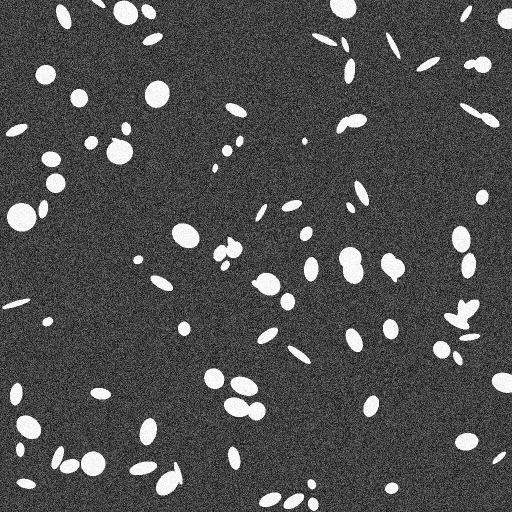
#> input picture pic/microscopic_sample_no_grid.png, 1024 x 1024 px (shown at 1/2 size)
$ python Add_Noise_Randomly_EachTime.py
#> lines starting #> are read from the running program, lines starting #| are printed output that depends on the picture; long printed decimals are rounded
import numpy as np
import matplotlib.pyplot as plt
from numpy.fft import fft2, ifft2, fftshift, ifftshift
from PIL import Image

# Simplified of test1. With fewer filter on it
def plot_field(field, title="Complex Field", cmap="viridis"):
    # Calculate amplitude and phase
    amplitude = np.abs(field)
    phase = np.angle(field)

    # Normalize phase to range [0, 2π]
    phase = (phase + 2 * np.pi) % (2 * np.pi)

    # Create a figure
    plt.figure(figsize=(12, 6))

    # Plot amplitude
    plt.subplot(1, 2, 1)
    plt.imshow(amplitude, cmap=cmap)
    plt.colorbar(label="Amplitude")
    plt.title(f"{title} - Amplitude")
    plt.axis('off')  # Turn off axis

    # Plot phase
    plt.subplot(1, 2, 2)
    plt.imshow(phase, cmap="twilight", vmin=0, vmax=2 * np.pi)
    plt.colorbar(label="Phase (radians)")
    plt.title(f"{title} - Phase")
    plt.axis('off')  # Turn off axis
    # Show plots
    plt.tight_layout()
    plt.show()


def load_and_normalize_image(filepath):
    # Load the image
#> called with filepath = '../pic/microscopic_sample_no_grid.png'
    image = Image.open(filepath).convert('L')  # Convert to grayscale
#> image is the input picture: PIL image 1024x1024 L; min 0, max 255, mean 79
    # Convert image to a NumPy array
    grayscale_data = np.array(image, dtype=np.float32)
    # Normalize the grayscale data to [0, 1]
    normalized_data = (grayscale_data - grayscale_data.min()) / (grayscale_data.max() - grayscale_data.min())
#> in plot_field, `phase = np.angle(field)`: phase: shape (1024, 1024) float32; every value is 0
    return normalized_data

def Transfer_function(W, H, distance, wavelength, area):
#> called with distance = 0.005, wavelength = 5.32e-07, area = 0.00205
    FX = W / area
    FY = H / area
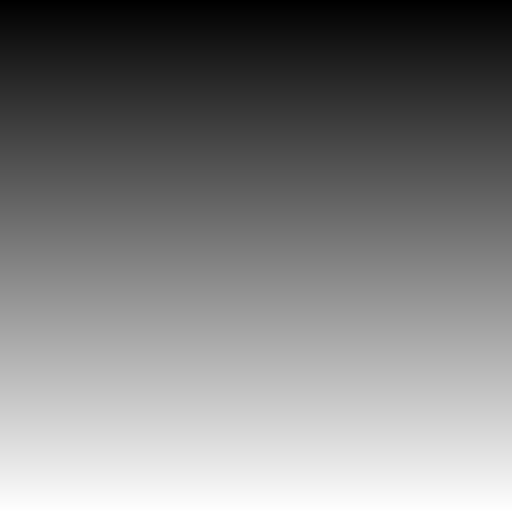
#> FY: shape (1024, 1024) float64 (shown at 1/2 size); min -250488.3, max 249023.4, mean -732.4; drawn with min black and max white
    square_root = np.sqrt(1 - (wavelength ** 2 * FX ** 2) - (wavelength ** 2 * FY ** 2))
    valid_mask = (wavelength ** 2 * FX ** 2 + wavelength ** 2 * FY ** 2) <= 1
#> valid_mask: shape (1024, 1024) bool; every value is 1
    square_root[~valid_mask] = 0
    temp = np.exp(1j * 2 * np.pi * distance / wavelength * square_root)
    # plot_FX_FY(FX, FY)
    return temp

def angular_spectrum_method(field, area, distance, W, H):
    GT = fftshift(fft2(ifftshift(field)))
    gt_prime = fftshift(ifft2(ifftshift(GT * Transfer_function(W, H, distance, 532e-9, area))))
    return gt_prime


numPixels = 1024
pixelSize = 2e-6 # unit: meter
z2 = 0.005
area = numPixels * pixelSize
# Define the sensor grid
x = np.arange(numPixels) - numPixels / 2 - 1
y = np.arange(numPixels) - numPixels / 2 - 1
W, H = np.meshgrid(x, y)


# Define the field after sample
object = load_and_normalize_image('../pic/microscopic_sample_no_grid.png')
plot_field(object)
am = np.exp(-1.6 * object)
ph0 = 3
ph = ph0 * object
field_after_object = am * np.exp(1j * ph)
plot_field(field_after_object)


# acquire hologram
hologram_field = angular_spectrum_method(field_after_object, area, z2, W, H)
hologram_amplitude = np.abs(hologram_field)
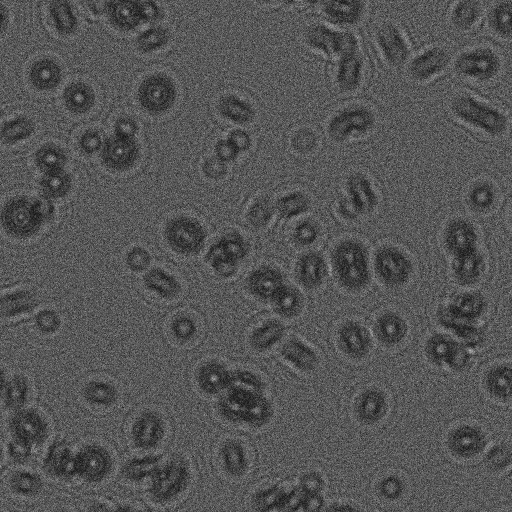
#> hologram_amplitude: shape (1024, 1024) float64 (shown at 1/2 size); min 0.00195, max 1.92, mean 0.639; drawn with min black and max white
plot_field(hologram_field)


# IPR
def IPR(Measured_amplitude, distance, k_max, convergence_threshold, area, W, H):
#> called with distance = 0.005, k_max = 1000, convergence_threshold = 1.5e-08, area = 0.00205
    update_phase = []
    last_field = None
    rms_errors = []  # Store RMS errors for plotting
    specific_iterations = {100}  # Iterations to add reduced-area support
    for k in range(k_max):
        # a) sensor plane
        if k == 0:
            phase0 = np.zeros(Measured_amplitude.shape)
            field1 = Measured_amplitude * np.exp(1j * phase0)
        else:
            field1 = Measured_amplitude * np.exp(1j * update_phase[k - 1])
            # if k < 1000:
            #     random_noise = 0.05 * (np.random.rand(*Measured_amplitude.shape) + 1j * np.random.rand(*Measured_amplitude.shape))
            #     field1 += random_noise

        # b) back-propagation and apply energy constraint
        field2 = angular_spectrum_method(field1, area, -distance, W, H)
        phase_field2 = np.angle(field2) # phase
        amp_field2 = np.abs(field2) # amplitude
        abso = -np.log(amp_field2)
        # Apply constraints
        abso[abso < 0] = 0
        phase_field2[abso < 0] = 0
        amp_field2 = np.exp(-abso)
        field22 = amp_field2 * np.exp(1j * phase_field2)
        # Reduced support
        # if k in specific_iterations:
        #     mask = (W < H) & (W > -H)
        #     field22[~mask] = 0

        # c) forward propagation and update amplitude
        field3 = angular_spectrum_method(field22, area, distance, W, H)
        amp_field3 = np.abs(field3)
        phase_field3 = np.angle(field3)
        update_phase.append(phase_field3)
        last_field = field3
        # tell if next iteration is needed
        if k > 0:
            amp_diff = amp_field3 - Measured_amplitude
            rms_error = np.sqrt(np.mean(amp_diff ** 2))
            rms_errors.append(rms_error)
            print(f"the {k} iteration, Error RMS {rms_error}")
            if rms_error < convergence_threshold:  # 小于阈值，认为已收敛
                print(f"Converged at iteration {k}")
                # field_final = Norm_amplitude * np.exp(1j * phase_field3)
                return last_field
#> this loop made 23 passes
#> rms_error on passes 2 to 13: 0.00292, 0.00154, 0.000827, 0.000448, 0.000244, 0.000134, 7.42e-05, 4.12e-05, 2.3e-05, 1.28e-05, 7.21e-06, 4.05e-06
#| the 1 iteration, Error RMS 0.002918
#| the 2 iteration, Error RMS 0.001545
#| the 3 iteration, Error RMS 0.0008274
#| the 4 iteration, Error RMS 0.0004477
#| the 5 iteration, Error RMS 0.0002443
#| the 6 iteration, Error RMS 0.0001342
#| the 7 iteration, Error RMS 7.417901279875744e-05
#| the 8 iteration, Error RMS 4.1192748500006186e-05
#> (further printed lines are left out)
#> pass 1, in IPR, `phase_field2 = np.angle(field2)`:
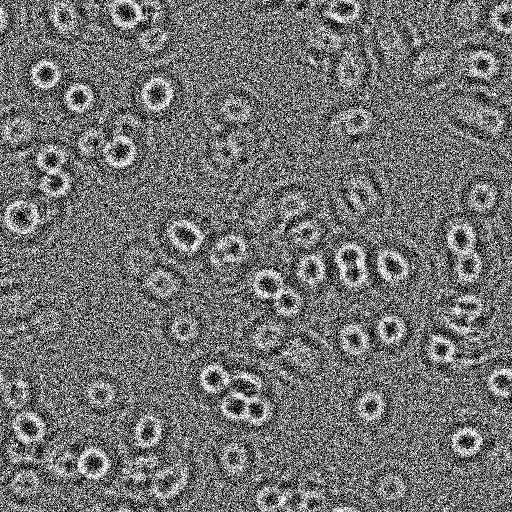
#> phase_field2: shape (1024, 1024) float64 (shown at 1/2 size); min -3.14, max 3.14, mean -0.316; drawn with min black and max white
#> pass 1, in IPR, `abso = -np.log(amp_field2)`:
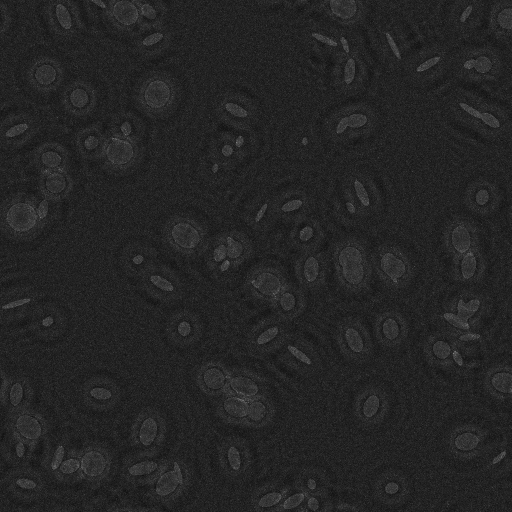
#> abso: shape (1024, 1024) float64 (shown at 1/2 size); min -0.343, max 5.1, mean 0.443; drawn with min black and max white
#> pass 1, in IPR, `amp_field2 = np.exp(-abso)`:
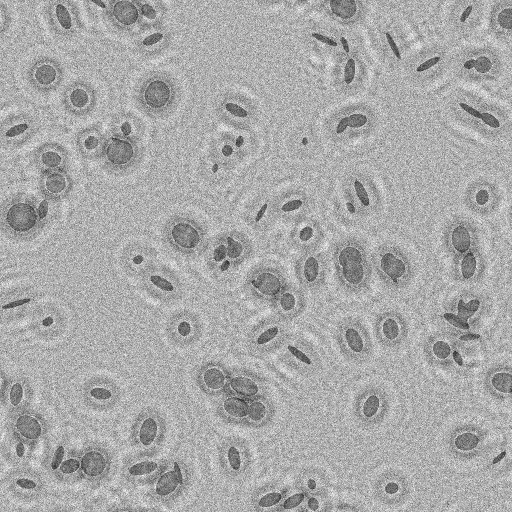
#> amp_field2: shape (1024, 1024) float64 (shown at 1/2 size); min 0.0061, max 1, mean 0.664
#> after the loop, rms_errors = [0.00292, 0.00154, 0.000827, 0.000448, 0.000244, 0.000134, 7.42e-05, 4.12e-05, 2.3e-05, 1.28e-05, 7.21e-06, 4.05e-06, 2.28e-06, 1.29e-06, 7.27e-07, 4.12e-07, 2.33e-07, 1.32e-07, 7.49e-08, 4.26e-08, 2.42e-08, 1.37e-08]; update_phase = 23 items
    # Plot RMS error curve after the iteration ends
    plt.figure(figsize=(8, 6))
    plt.plot(range(1, len(rms_errors) + 1), rms_errors, marker='o', linewidth=0.8)
    plt.title("RMS Error Over Iterations")
    plt.xlabel("Iteration")
    plt.ylabel("RMS Error")
    plt.grid()
    plt.show()
    return last_field

# find the image

field_ite = IPR(hologram_amplitude, z2, 1000, 1.5e-8, area, W, H)
IPR_object = angular_spectrum_method(field_ite, area, -z2, W, H)
plot_field(IPR_object)
#> call 4 of plot_field, with field = array of shape (1024, 1024), title = 'Complex Field', cmap = 'viridis'
#> in plot_field (call 4), `phase = (phase + 2 * np.pi) % (2 * np.pi)`:
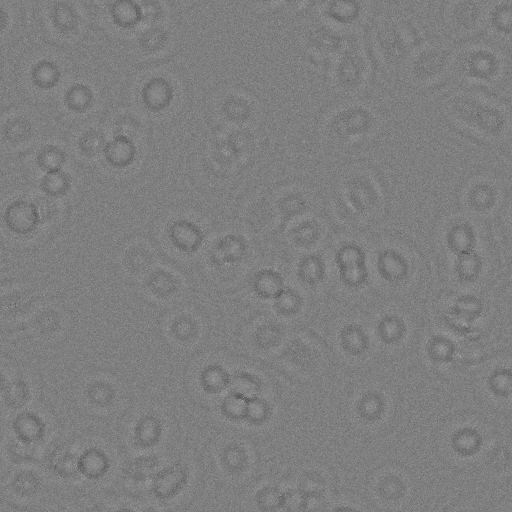
#> phase: shape (1024, 1024) float64 (shown at 1/2 size); min 0.186, max 6.21, mean 3.19; drawn with min black and max white
#> in plot_field (call 4), `plt.show()`:
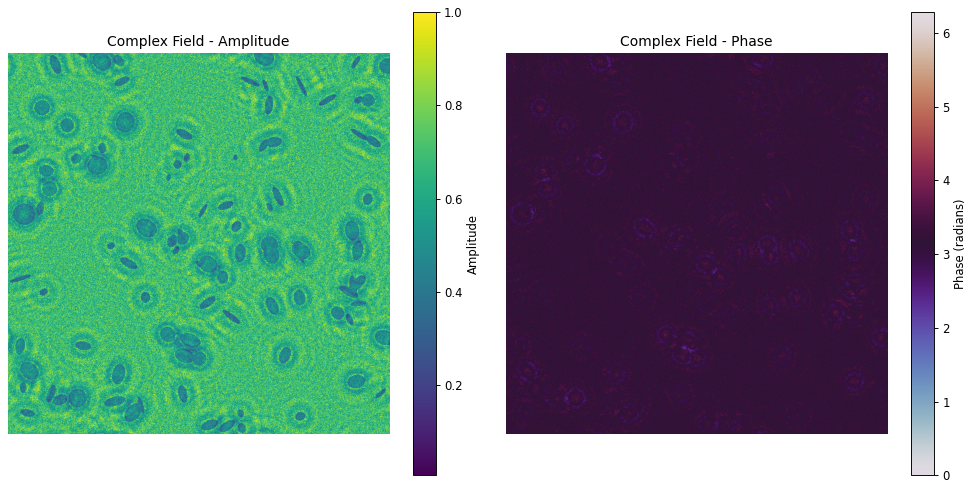
#> figure drawn by matplotlib, 4 panels
